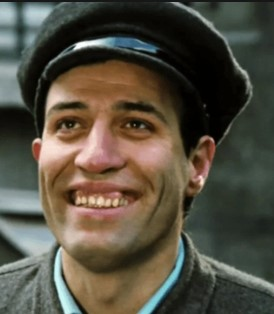
#> input picture e_ImageManipulations/ImageToManipulate2.jpg, 274 x 314 px
$ python ImageManipulations2.py
#> lines starting #> are read from the running program, lines starting #| are printed output that depends on the picture
import cv2

pic = cv2.imread("ImageToManipulate2.jpg")
#> pic is the input picture: shape (314, 274, 3); mean B, G, R 65.3, 78.9, 84.6

# usage : source, top, bottom, left, right, mode
reflectedImage = cv2.copyMakeBorder(pic,100,100,50,50,cv2.BORDER_REFLECT)
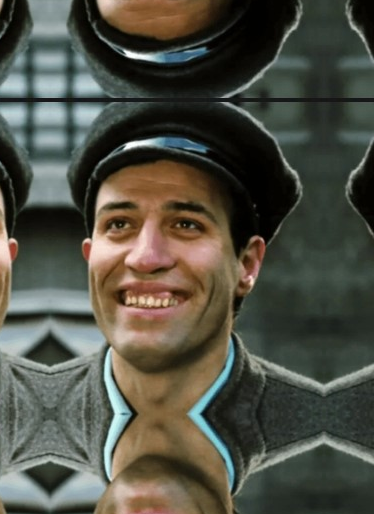
#> reflectedImage: shape (514, 374, 3); mean B, G, R 68.3, 79.4, 79.5
extendedImage = cv2.copyMakeBorder(pic,50,50,25,25,cv2.BORDER_REPLICATE)
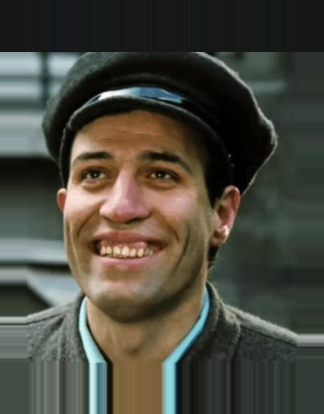
#> extendedImage: shape (414, 324, 3); mean B, G, R 62.2, 72.9, 74.3
repeatedImage = cv2.copyMakeBorder(pic,0,0,pic.shape[1],pic.shape[1],cv2.BORDER_WRAP)
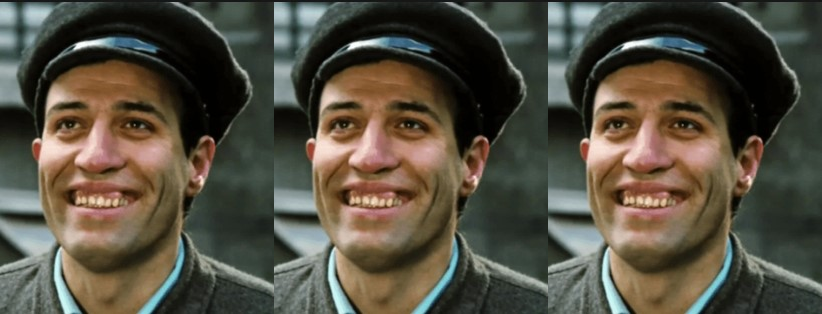
#> repeatedImage: shape (314, 822, 3); mean B, G, R 65.3, 78.9, 84.6
BorderedImage = cv2.copyMakeBorder(pic,5,5,5,5,cv2.BORDER_CONSTANT,
                                    value=(255,100,25))
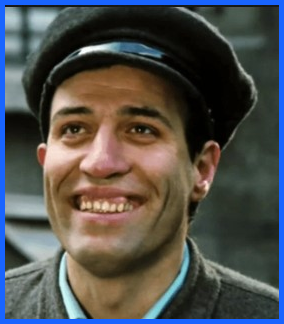
#> BorderedImage: shape (324, 284, 3); mean B, G, R 77.6, 80.3, 80.7

# run the code and observe the changes
cv2.imshow("Reflected Image", reflectedImage)
cv2.imshow("Extended Image", extendedImage)
cv2.imshow("Repeated Image", repeatedImage)
cv2.imshow("Bordered Image", BorderedImage)

cv2.waitKey(0)
cv2.destroyAllWindows()
